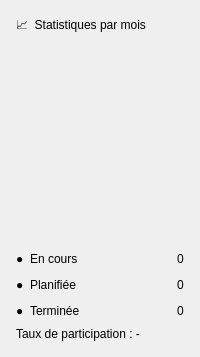
                        <widget class="QFrame" name="cardStatut">
                         <property name="card" stdset="0">
                          <bool>true</bool>
                         </property>
                         <layout class="QVBoxLayout" name="statutLayout">
                          <property name="leftMargin">
                           <number>16</number>
                          </property>
                          <property name="topMargin">
                           <number>16</number>
                          </property>
                          <property name="rightMargin">
                           <number>16</number>
                          </property>
                          <property name="bottomMargin">
                           <number>16</number>
                          </property>
                          <item>
                           <widget class="QLabel" name="lblStatut">
                            <property name="role" stdset="0">
                             <string notr="true">cardTitle</string>
                            </property>
                            <property name="text">
                             <string>📈  Statistiques par mois</string>
                            </property>
                           </widget>
                          </item>
                          <item>
                           <layout class="QVBoxLayout" name="statutRowLayout">
                            <item>
                             <widget class="StatsChart" name="statsChart">
                              <property name="minimumSize">
                               <size>
                                <width>0</width>
                                <height>200</height>
                               </size>
                              </property>
                             </widget>
                            </item>
                            <item>
                             <layout class="QVBoxLayout" name="legendLayout">
                              <item>
                               <layout class="QHBoxLayout" name="legendCoursLayout">
                                <item>
                                 <widget class="QLabel" name="dotCours">
                                  <property name="text">
                                   <string>●</string>
                                  </property>
                                 </widget>
                                </item>
                                <item>
                                 <widget class="QLabel" name="legNameCours">
                                  <property name="text">
                                   <string>En cours</string>
                                  </property>
                                 </widget>
                                </item>
                                <item>
                                 <spacer name="legendCoursSpacer">
                                  <property name="orientation">
                                   <enum>Qt::Horizontal</enum>
                                  </property>
                                  <property name="sizeHint" stdset="0">
                                   <size>
                                    <width>40</width>
                                    <height>20</height>
                                   </size>
                                  </property>
                                 </spacer>
                                </item>
                                <item>
                                 <widget class="QLabel" name="legCours">
                                  <property name="text">
                                   <string>0</string>
                                  </property>
                                 </widget>
                                </item>
                               </layout>
                              </item>
                              <item>
                               <layout class="QHBoxLayout" name="legendPlanifieeLayout">
                                <item>
                                 <widget class="QLabel" name="dotPlanifiee">
                                  <property name="text">
                                   <string>●</string>
                                  </property>
                                 </widget>
                                </item>
                                <item>
                                 <widget class="QLabel" name="legNamePlanifiee">
                                  <property name="text">
                                   <string>Planifiée</string>
                                  </property>
                                 </widget>
                                </item>
                                <item>
                                 <spacer name="legendPlanifieeSpacer">
                                  <property name="orientation">
                                   <enum>Qt::Horizontal</enum>
                                  </property>
                                  <property name="sizeHint" stdset="0">
                                   <size>
                                    <width>40</width>
                                    <height>20</height>
                                   </size>
                                  </property>
                                 </spacer>
                                </item>
                                <item>
                                 <widget class="QLabel" name="legPlanifiee">
                                  <property name="text">
                                   <string>0</string>
                                  </property>
                                 </widget>
                                </item>
                               </layout>
                              </item>
                              <item>
                               <layout class="QHBoxLayout" name="legendTermineeLayout">
                                <item>
                                 <widget class="QLabel" name="dotTerminee">
                                  <property name="text">
                                   <string>●</string>
                                  </property>
                                 </widget>
                                </item>
                                <item>
                                 <widget class="QLabel" name="legNameTerminee">
                                  <property name="text">
                                   <string>Terminée</string>
                                  </property>
                                 </widget>
                                </item>
                                <item>
                                 <spacer name="legendTermineeSpacer">
                                  <property name="orientation">
                                   <enum>Qt::Horizontal</enum>
                                  </property>
                                  <property name="sizeHint" stdset="0">
                                   <size>
                                    <width>40</width>
                                    <height>20</height>
                                   </size>
                                  </property>
                                 </spacer>
                                </item>
                                <item>
                                 <widget class="QLabel" name="legTerminee">
                                  <property name="text">
                                   <string>0</string>
                                  </property>
                                 </widget>
                                </item>
                               </layout>
                              </item>
                              <item>
                               <widget class="QLabel" name="lblTaux">
                                <property name="text">
                                 <string>Taux de participation : -</string>
                                </property>
                               </widget>
                              </item>
                             </layout>
                            </item>
                           </layout>
                          </item>
                         </layout>
                        </widget>
